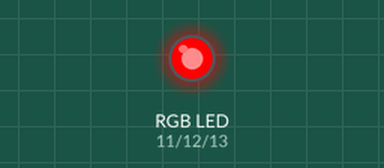
The sketch below on a simulated Arduino Uno, built with avr-gcc and run on an emulated ATmega328P. Parts: an RGB LED mixed from three pins (HIGH = lit). Dim RGB values are drawn brighter than linear.

Above: at 0.05 s.
At 1.8 s:
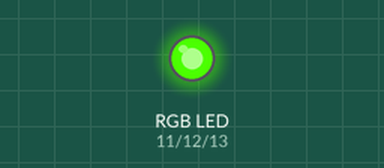
At 3.55 s:
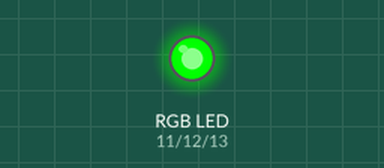
At 5.3 s:
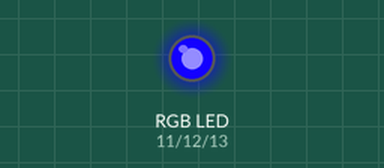
At 6.2 s:
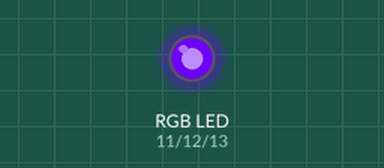
At 7.1 s:
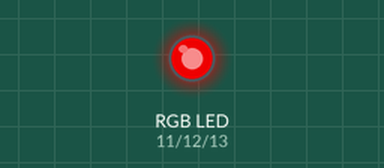
Timing chart, 0 to 10.0 s (numbered marks = the images above):
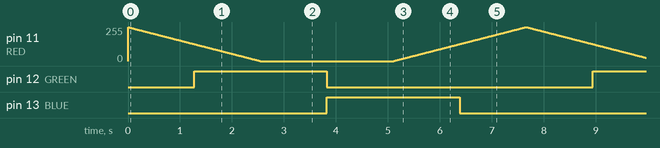

The sketch:

RGB_LED.ino
```cpp
#define BLUE 13
#define GREEN 12
#define RED 11

void setup() {
  pinMode(RED, OUTPUT);
  pinMode(GREEN, OUTPUT);
  pinMode(BLUE, OUTPUT);
  digitalWrite(RED, HIGH);
  digitalWrite(GREEN, LOW);
  digitalWrite(BLUE, LOW);
}

void loop()
{
  int redValue;
  int greenValue;
  int blueValue;

  redValue = 255;
  greenValue = 0;
  blueValue = 0;

  for (int i = 0; i < 255; i += 1)
  {
    redValue -= 1;
    greenValue += 1;
    analogWrite(RED, redValue);
    analogWrite(GREEN, greenValue);
    delay(10);
  }

  redValue = 0;
  greenValue = 255;
  blueValue = 0;
  // Green, blue fade
  for (int i = 0; i < 255; i += 1) {

    greenValue -= 1;
    blueValue += 1;
    analogWrite(GREEN, greenValue);
    analogWrite(BLUE, blueValue);
    delay(10);
  }

  redValue = 0;
  greenValue = 0;
  blueValue = 255;

  for (int i = 0; i < 255; i += 1) {
    blueValue -= 1;
    redValue += 1;
    analogWrite(BLUE, blueValue);
    analogWrite(RED, redValue);
    delay(10);
  }
}
```

Measured:
- by itself, pin 12 (GREEN), pin 13 (BLUE): alternates HIGH for 2.6 s and LOW for 5.1 s
